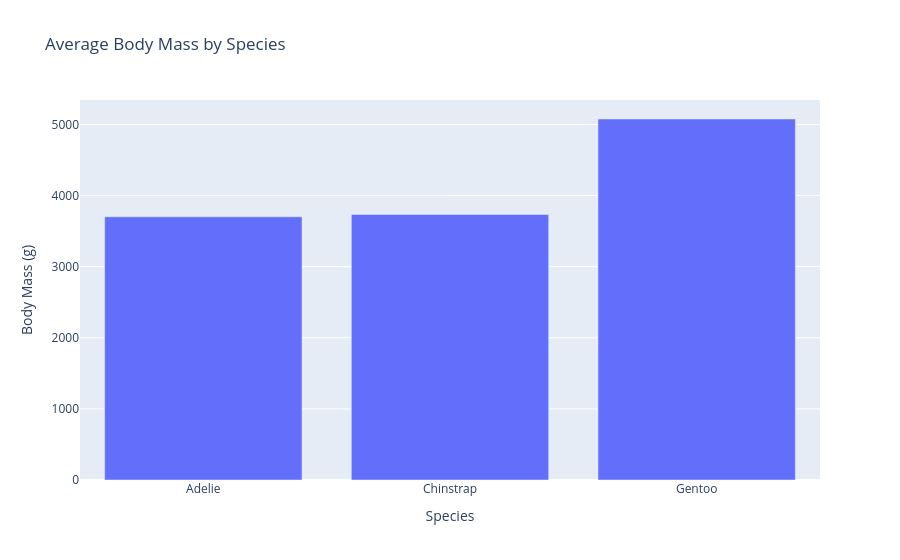

The notebook cell saved with this chart:
### Code cell
# Bar plot showing average body mass for each species
avg_mass = penguins.groupby("species")["body_mass_g"].mean().reset_index()

fig = px.bar(
    avg_mass,
    x="species",
    y="body_mass_g",
    title="Average Body Mass by Species",
    labels={"species": "Species", "body_mass_g": "Body Mass (g)"}
)
fig.show()

### Figure 1 — Plotly figure (JSON) as saved in the notebook; plotly's stock layout.template omitted (floating-point values rounded to 4 significant figures)
{"data": [{"hovertemplate": "Species=%{x}<br>Body Mass (g)=%{y}<extra></extra>", "legendgroup": "", "marker": {"color": "#636efa", "pattern": {"shape": ""}}, "name": "", "orientation": "v", "showlegend": false, "textposition": "auto", "type": "bar", "x": ["Adelie", "Chinstrap", "Gentoo"], "xaxis": "x", "y": [3701.0, 3733.0, 5076.0], "yaxis": "y"}], "layout": {"barmode": "relative", "legend": {"tracegroupgap": 0}, "title": {"text": "Average Body Mass by Species"}, "xaxis": {"anchor": "y", "domain": [0, 1], "title": {"text": "Species"}}, "yaxis": {"anchor": "x", "domain": [0, 1], "title": {"text": "Body Mass (g)"}}}}
